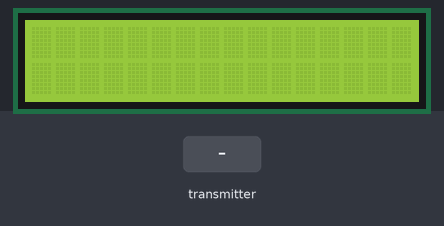
Recording of a sketch running on a simulated ESP32. Shown: 16×2 character LCD. The inputs (shaded band) are chosen by the test bench.

Above: at 1.2 s.
1.3 s: the transmitter starts sending sensor1 = 0
At 2.5 s:
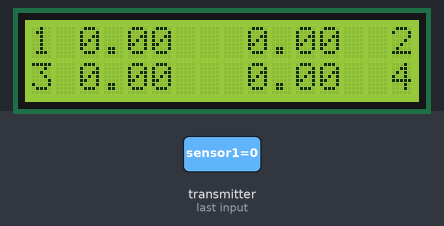
2.8 s: the transmitter starts sending sensor2 = 25
At 3.6 s:
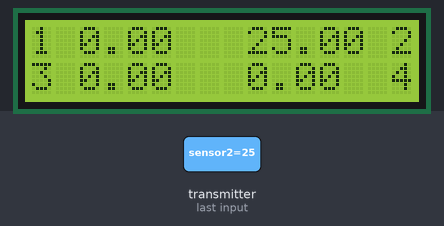
4.3 s: the transmitter starts sending sensor3 = 25
At 4.8 s:
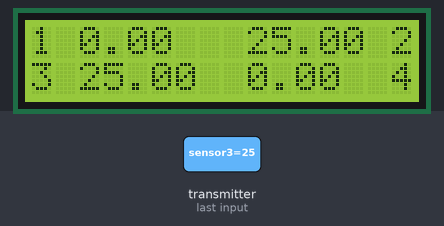
5.8 s: the transmitter starts sending sensor4 = 25
At 7.0 s:
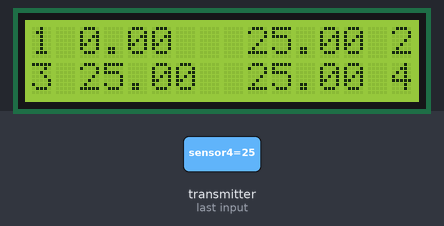
7.3 s: the transmitter starts sending sensor1 = 25
At 8.4 s:
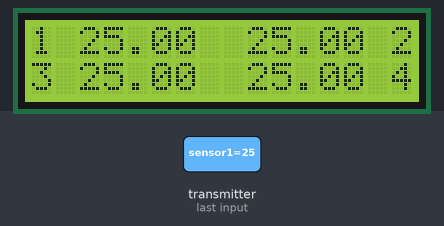
8.8 s: the transmitter starts sending sensor2 = 0
At 9.5 s:
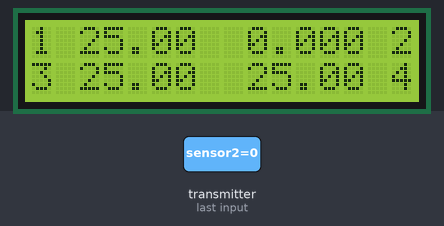
Timing chart, 0 to 11.3 s (numbered marks = the images above; inputs shaded):
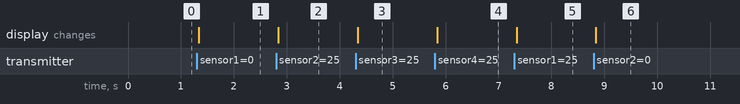

Measured:
- after the input at 1.3 s, the display: changes at once (image 1)
- after the input at 2.8 s, the display: changes at once (image 2)
- after the input at 4.3 s, the display: changes at once (image 3)
- after the input at 5.8 s, the display: changes at once (image 4)
- after the input at 7.3 s, the display: changes at once (image 5)
- after the input at 8.8 s, the display: changes at once (image 6)

The sketch:

ReceiverTestUpdate.ino
```cpp
#include <LiquidCrystal_I2C.h>  // LCD
#include <esp_now.h>            // Wireless comm
#include <WiFi.h>               // Wireless comm

LiquidCrystal_I2C lcd(0x27, 16, 2);  // LCD

typedef struct struct_message {

  float sensor1;
  float sensor2;
  float sensor3;
  float sensor4;
} struct_message;

// Create a struct_message called myData
struct_message myData;

// callback function that will be executed when data is received
void OnDataRecv(const uint8_t *mac, const uint8_t *incomingData, int len) {
  memcpy(&myData, incomingData, sizeof(myData));

  lcd.setCursor(0, 0);
  lcd.print("1");
  lcd.setCursor(15, 0);
  lcd.print("2");
  lcd.setCursor(0, 1);
  lcd.print("3");
  lcd.setCursor(15, 1);
  lcd.print("4");

  lcd.setCursor(2, 0);
  lcd.print(myData.sensor1);
  lcd.setCursor(9, 0);
  lcd.print(myData.sensor2);
  lcd.setCursor(2, 1);
  lcd.print(myData.sensor3);
  lcd.setCursor(9, 1);
  lcd.print(myData.sensor4);
}


void setup() {  // put your setup code here, to run once:

  // initialize LCD
  lcd.init();
  // turn on LCD backlight
  lcd.backlight();

  Serial.begin(9600);

  // Set device as a Wi-Fi Station
  WiFi.mode(WIFI_STA);

  // Init ESP-NOW
  if (esp_now_init() != ESP_OK) {
    Serial.println("Error initializing ESP-NOW");
    lcd.setCursor(4, 0);
    lcd.print("Error :(");
    lcd.setCursor(0, 1);
    lcd.print("Not connected :(");
    return;
  }

  // Once ESPNow is successfully Init, we will register for recv CB to
  // get recv packer info
  esp_now_register_recv_cb(esp_now_recv_cb_t(OnDataRecv));
}

void loop() {  // put your main code here, to run repeatedly:
}
```
